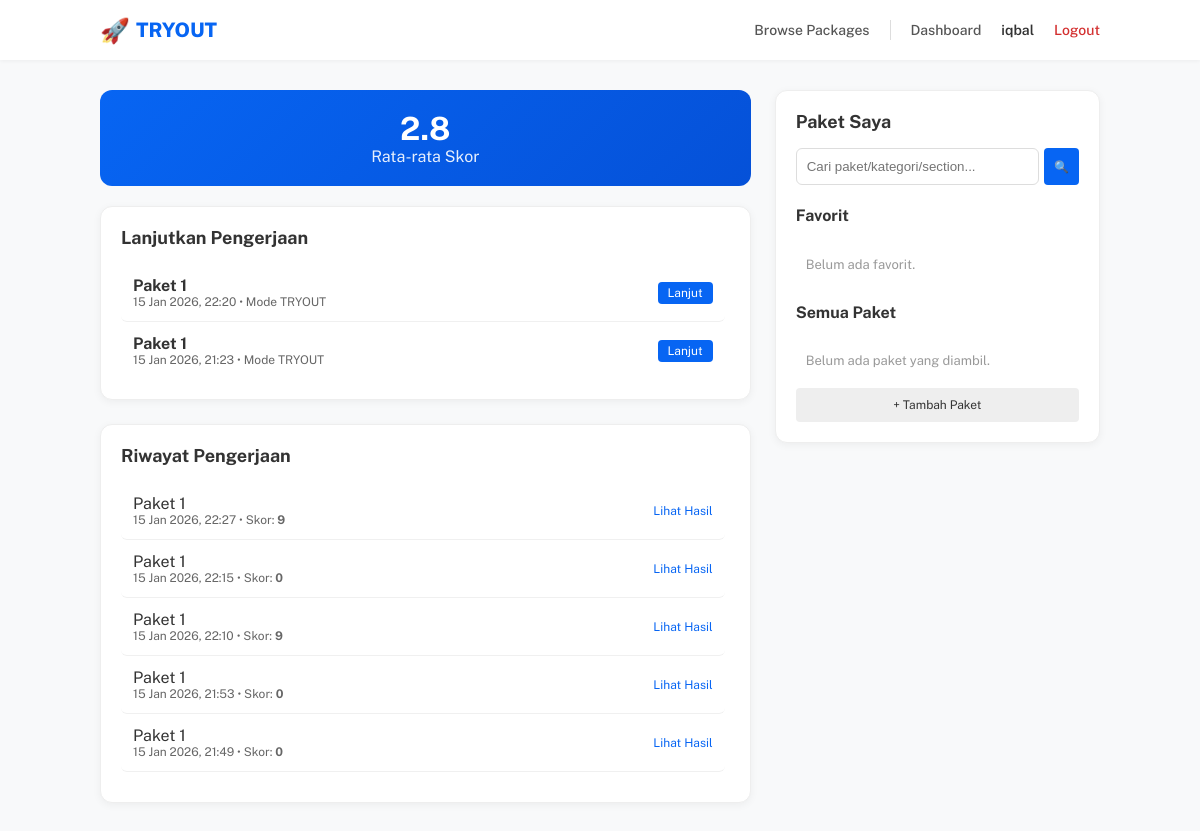
/dashboard/ (signed in), run on an earlier commit of the app's database.
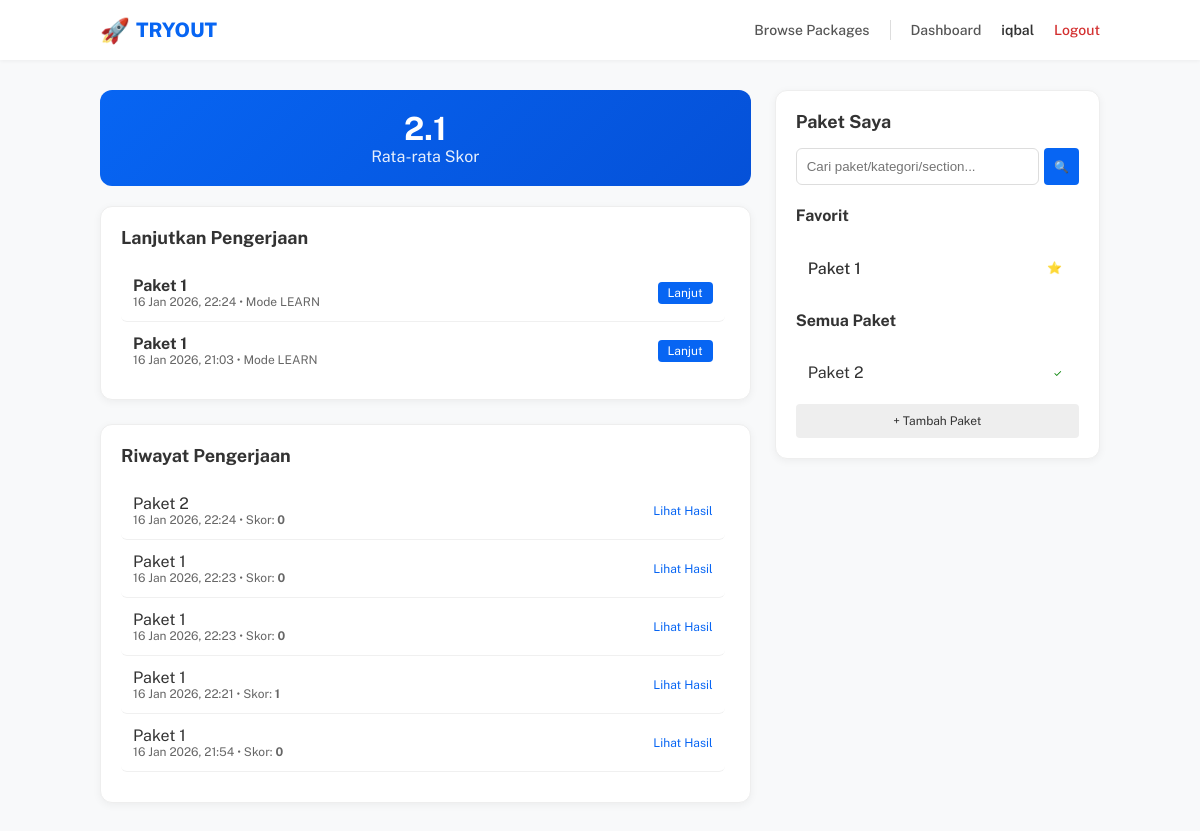
And on a later commit of the database.
### exam/models.py (models this page shows, shortened)
class Attempt(models.Model):
    class Mode(models.TextChoices):
        TRYOUT = "TRYOUT", "Tryout"
        LEARN = "LEARN", "Learn"
    class Status(models.TextChoices):
        IN_PROGRESS = "IN_PROGRESS", "In Progress"
        SUBMITTED = "SUBMITTED", "Submitted"
        EXPIRED = "EXPIRED", "Expired"
    user = models.ForeignKey(settings.AUTH_USER_MODEL, on_delete=models.CASCADE, related_name="attempts")
    package = models.ForeignKey(Package, on_delete=models.CASCADE, related_name="attempts")
    mode = models.CharField(max_length=10, choices=Mode.choices, default=Mode.TRYOUT)
    status = models.CharField(max_length=15, choices=Status.choices, default=Status.IN_PROGRESS)
    last_active_at = models.DateTimeField(null=True, blank=True)
    started_at = models.DateTimeField(auto_now_add=True)
    submitted_at = models.DateTimeField(null=True, blank=True)
    duration_seconds = models.PositiveIntegerField(default=90 * 60)  # snapshot dari package
    elapsed_seconds = models.PositiveIntegerField(default=0)  # khusus mode LEARN (pauseable)
    current_index = models.PositiveIntegerField(default=0)  # untuk resume ke nomor terakhir dibuka
    created_at = models.DateTimeField(auto_now_add=True)
    class Meta:
        ordering = ["-created_at"]
    score = models.IntegerField(default=0)
    max_score = models.IntegerField(default=0)

class Package(models.Model):
    category = models.ForeignKey(ExamCategory, on_delete=models.PROTECT, related_name="packages")
    title = models.CharField(max_length=200)
    slug = models.SlugField(max_length=220, unique=True, blank=True)
    description = models.TextField(blank=True)
    is_paid = models.BooleanField(default=False)
    price = models.PositiveIntegerField(default=0)  # rupiah (opsional, MVP)
    duration_minutes = models.PositiveIntegerField(default=90)
    is_active = models.BooleanField(default=True)
    order_index = models.PositiveIntegerField(default=0)
    created_at = models.DateTimeField(auto_now_add=True)
    class Meta:
        ordering = ["order_index", "title"]

class UserPackage(models.Model):
    user = models.ForeignKey(settings.AUTH_USER_MODEL, on_delete=models.CASCADE, related_name="user_packages")
    package = models.ForeignKey(Package, on_delete=models.CASCADE, related_name="user_packages")
    is_favorite = models.BooleanField(default=False)
    is_purchased = models.BooleanField(default=False)
    created_at = models.DateTimeField(auto_now_add=True)
    class Meta:
        unique_together = [("user", "package")]

### core/views.py (the view)
# urls.py: path("dashboard/", views.dashboard, name="dashboard"),
@login_required
def dashboard(request):
    q = request.GET.get("q", "")
    ups_qs = (
        UserPackage.objects
        .filter(user=request.user)
        .select_related("package", "package__category")
        .order_by("-created_at")
    )
    if q:
        ups_qs = ups_qs.filter(
            Q(package__title__icontains=q) |
            Q(package__category__name__icontains=q) |
            Q(package__sections__title__icontains=q)
        ).distinct()
    ups = list(ups_qs)
    favorites = [x for x in ups if x.is_favorite]
    purchased = [x for x in ups if x.is_purchased]
    attempts = (
        Attempt.objects
        .filter(user=request.user)
        .select_related("package", "package__category")
        .order_by("-created_at")[:50]
    )
    in_progress = (
        Attempt.objects
        .filter(user=request.user, status=Attempt.Status.IN_PROGRESS)
        .select_related("package")
        .order_by("-created_at")[:10]
    )
    avg_score = Attempt.objects.filter(
        user=request.user,
        status=Attempt.Status.SUBMITTED
    ).aggregate(Avg("score"))["score__avg"] or 0
    return render(
        request,
        "core/dashboard.html",
        {
            "favorites": favorites,
            "purchased": purchased,
            "attempts": attempts,
            "in_progress": in_progress,
            "avg_score": round(avg_score, 1),
            "q": q,
        },
    )

### core/templates/core/dashboard.html (shortened to what this page needs)
{% extends "core/base.html" %}
{% block content %}
<div class="dashboard-grid">
    <div>
        <div class="stat-box">
            <div class="stat-value">{{ avg_score }}</div>
            <div class="stat-label">Rata-rata Skor</div>
        </div>
        {% if in_progress %}
        <div class="card">
            <h3>Lanjutkan Pengerjaan</h3>
            <div class="scroll-list" style="max-height: 200px;">
                {% for attempt in in_progress %}
                <div class="list-item">
                    <div>
                        <b>{{ attempt.package.title }}</b>
                        <div style="font-size: 12px; color: #666;">
                            {{ attempt.started_at|date:"d M Y, H:i" }} &bull; Mode {{ attempt.mode }}
                        </div>
                    </div>
                    <a href="{% url 'attempt_player' attempt.id %}" class="btn-sm">Lanjut</a>
                </div>
                {% endfor %}
            </div>
        </div>
        {% endif %}
        <div class="card">
            <h3>Riwayat Pengerjaan</h3>
            {% if attempts %}
            <div class="scroll-list">
                {% for attempt in attempts %}
                {% if attempt.status != "IN_PROGRESS" %}
                <div class="list-item">
                    <div>
                        <div>{{ attempt.package.title }}</div>
                        <div style="font-size: 12px; color: #666;">
                            {{ attempt.submitted_at|date:"d M Y, H:i" }} &bull; Skor: <b>{{ attempt.score }}</b>
                        </div>
                    </div>
                    <a href="{% url 'attempt_result' attempt.id %}" style="font-size:12px;">Lihat Hasil</a>
                </div>
                {% endif %}
                {% endfor %}
            </div>
            {% else %}
            <p style="text-align:center; color:#999;">Belum ada riwayat.</p>
            {% endif %}
        </div>
    </div>
    <div>
        <div class="card">
            <h3>Paket Saya</h3>
            <form method="get" action="" style="display:flex; gap:5px; margin-bottom:15px;">
                <input type="text" name="q" class="search-box" placeholder="Cari paket/kategori/section..." value="{{ q }}" style="margin-bottom:0;">
                <button type="submit" class="btn-sm" style="border:none; cursor:pointer;">🔍</button>
            </form>
            <h4>Favorit</h4>
            <div class="scroll-list" style="max-height: 200px; margin-bottom: 20px;">
                {% for up in favorites %}
                <div class="list-item">
                    <a href="{% url 'package_detail' up.package.slug %}"
                        style="text-decoration:none; color:#333; font-weight:500;">
                        {{ up.package.title }}
                    </a>
                    <span style="font-size:12px;">⭐</span>
                </div>
                {% empty %}
                <div style="padding:10px; color:#999; font-size:13px;">Belum ada favorit.</div>
                {% endfor %}
            </div>
            <h4>Semua Paket</h4>
            <div class="scroll-list" style="max-height: 300px;">
                {% for up in purchased %}
                <div class="list-item">
                    <a href="{% url 'package_detail' up.package.slug %}" style="text-decoration:none; color:#333;">
                        {{ up.package.title }}
                    </a>
                    <span style="font-size:10px; color:green;">✓</span>
                </div>
                {% empty %}
                <div style="padding:10px; color:#999; font-size:13px;">Belum ada paket yang diambil.</div>
                {% endfor %}
            </div>
            <div style="margin-top: 10px; text-align: center;">
                <a href="{% url 'package_list' %}" class="btn-sm"
                    style="background:#eee; color:#333; width:100%; display:block; padding:10px; box-sizing:border-box;">+ Tambah Paket</a>
            </div>
        </div>
    </div>
</div>
{% endblock %}

What changed in the data, as far as the page shows it:
no longer on this page (row edited): Attempt: package "Paket 1", started_at "15 Jan 2026, 22:20", mode "TRYOUT", shown under "Lanjutkan Pengerjaan"
no longer on this page (row edited): Attempt: package "Paket 1", started_at "15 Jan 2026, 21:23", mode "TRYOUT", shown under "Lanjutkan Pengerjaan"
no longer on this page (row unchanged): Attempt: package "Paket 1", submitted_at "15 Jan 2026, 22:27", score "9", shown under "Riwayat Pengerjaan"
no longer on this page (row unchanged): Attempt: package "Paket 1", submitted_at "15 Jan 2026, 22:15", score "0", shown under "Riwayat Pengerjaan"
no longer on this page (row unchanged): Attempt: package "Paket 1", submitted_at "15 Jan 2026, 22:10", score "9", shown under "Riwayat Pengerjaan"
no longer on this page (row unchanged): Attempt: package "Paket 1", submitted_at "15 Jan 2026, 21:53", score "0", shown under "Riwayat Pengerjaan"
no longer on this page (row unchanged): Attempt: package "Paket 1", submitted_at "15 Jan 2026, 21:49", score "0", shown under "Riwayat Pengerjaan"
added Attempt: package "Paket 1", started_at "16 Jan 2026, 22:24", mode "LEARN", shown under "Lanjutkan Pengerjaan"
added Attempt: package "Paket 1", started_at "16 Jan 2026, 21:03", mode "LEARN", shown under "Lanjutkan Pengerjaan"
added Attempt: package "Paket 2", submitted_at "16 Jan 2026, 22:24", score "0", shown under "Riwayat Pengerjaan"
added Attempt: package "Paket 1", submitted_at "16 Jan 2026, 22:23", score "0", shown under "Riwayat Pengerjaan"
added Attempt: package "Paket 1", submitted_at "16 Jan 2026, 22:23", score "0", shown under "Riwayat Pengerjaan"
added Attempt: package "Paket 1", submitted_at "16 Jan 2026, 22:21", score "1", shown under "Riwayat Pengerjaan"
added Attempt: package "Paket 1", submitted_at "16 Jan 2026, 21:54", score "0", shown under "Riwayat Pengerjaan"
added UserPackage: package "Paket 1", shown under "Favorit"
added UserPackage: package "Paket 2", shown under "Semua Paket"
Also different on the page:
{{ avg_score }}: "2.8" → "2.1"
text no longer shown: "Belum ada favorit. Belum ada paket yang diambil."
